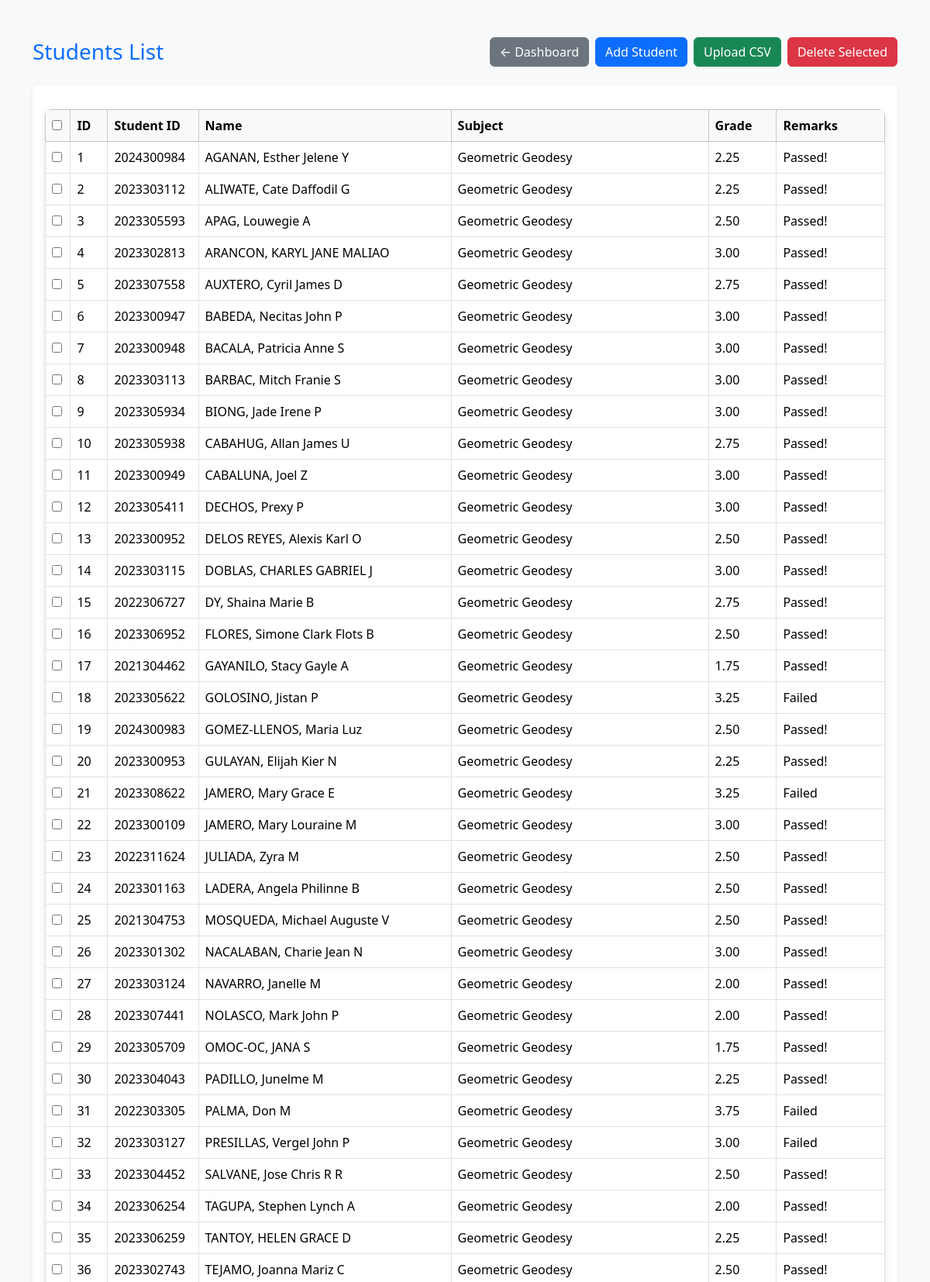
/dashboard/instructor/students (signed in, upper part), run on the app's committed database.
### app.py (models this page shows)
class Student(db.Model):
    id = db.Column(db.Integer, primary_key=True)
    student_id = db.Column(db.String(20), nullable=False)
    name = db.Column(db.String(100), nullable=False)
    subject = db.Column(db.String(50))
    grade = db.Column(db.String(10))
    remarks = db.Column(db.String(200))

### app.py (the view)
@app.route('/dashboard/admin/students')
@app.route('/dashboard/instructor/students')
@login_required(role=['Admin','Instructor'])
def view_students():
    students = Student.query.all()
    return render_template('students.html', students=students)

### app.py (called while the page is built)
def login_required(role=None):
    def decorator(f):
        @wraps(f)
        def decorated_function(*args, **kwargs):
            if 'user_id' not in session:
                flash("Please log in first.", "danger")
                return redirect(url_for('login'))
            if role and session.get('role') not in (role if isinstance(role, list) else [role]):
                flash("Access denied.", "danger")
                return redirect(url_for('login'))
            return f(*args, **kwargs)
        return decorated_function
    return decorator

### templates/students.html (shortened to what this page needs)
<!DOCTYPE html>
<html lang="en">
<head>
<link href="https://cdn.jsdelivr.net/npm/bootstrap@5.3.3/dist/css/bootstrap.min.css" rel="stylesheet">
<link rel="stylesheet" href="{{ url_for('static', filename='css/style.css') }}">
</head>
<body class="bg-light">
<div class="container mt-5">
    <div class="d-flex flex-wrap align-items-center justify-content-between mb-4">
        <h3 class="text-primary mb-2 mb-md-0">Students List</h3>
        <div class="d-flex flex-wrap gap-2">
            <a href="{% if session['role'] == 'Admin' %}{{ url_for('dashboard_admin') }}
                     {% elif session['role'] == 'Instructor' %}{{ url_for('dashboard_instructor') }}
                     {% else %}{{ url_for('dashboard_student') }}{% endif %}"
              class="btn btn-secondary">← Dashboard</a>
            {% if session['role'] in ['Admin', 'Instructor'] %}
                <a href="{{ url_for('add_student') }}" class="btn btn-primary">Add Student</a>
                <a href="{{ url_for('upload_students') }}" class="btn btn-success">Upload CSV</a>
                <button type="button" class="btn btn-danger" id="delete-selected" data-bs-toggle="modal" data-bs-target="#confirmDeleteModal">
                    Delete Selected
                </button>
            {% endif %}
        </div>
    </div>
    <form method="POST" action="{{ url_for('bulk_delete_students') }}" id="bulk-delete-form">
        <div class="table-responsive shadow-sm bg-white p-3 rounded">
            <table class="table table-bordered table-hover align-middle mb-0">
                <thead class="table-light">
                    <tr>
                        <th><input type="checkbox" id="select-all"></th>
                        <th>ID</th>
                        <th>Student ID</th>
                        <th>Name</th>
                        <th>Subject</th>
                        <th>Grade</th>
                        <th>Remarks</th>
                    </tr>
                </thead>
                <tbody>
                    {% for student in students %}
                    <tr>
                        <td><input type="checkbox" name="student_ids" value="{{ student.id }}"></td>
                        <td>{{ student.id }}</td>
                        <td>{{ student.student_id }}</td>
                        <td>{{ student.name }}</td>
                        <td>{{ student.subject }}</td>
                        <td>{{ student.grade }}</td>
                        <td>{{ student.remarks }}</td>
                    </tr>
                    {% else %}
                    <tr>
                        <td colspan="7" class="text-center">No students found.</td>
                    </tr>
                    {% endfor %}
                </tbody>
            </table>
        </div>
    </form>
</div>
</body>
</html>

### static/css/style.css (style rules this page uses)
#delete-selected { transition: background-color 0.3s, transform 0.2s; }
.table { border-radius: 8px; overflow: hidden; box-shadow: 0 2px 8px rgba(0,0,0,0.1); }
.table { margin-top: 15px; }

### data on the page
Student: id "1", student_id "2024300984", name "AGANAN, Esther Jelene Y", subject "Geometric Geodesy", grade "2.25", remarks "Passed!"
Student: id "2", student_id "2023303112", name "ALIWATE, Cate Daffodil G", subject "Geometric Geodesy", grade "2.25", remarks "Passed!"
Student: id "3", student_id "2023305593", name "APAG, Louwegie A", subject "Geometric Geodesy", grade "2.50", remarks "Passed!"
Student: id "4", student_id "2023302813", name "ARANCON, KARYL JANE MALIAO", subject "Geometric Geodesy", grade "3.00", remarks "Passed!"
Student: id "5", student_id "2023307558", name "AUXTERO, Cyril James D", subject "Geometric Geodesy", grade "2.75", remarks "Passed!"
Student: id "6", student_id "2023300947", name "BABEDA, Necitas John P", subject "Geometric Geodesy", grade "3.00", remarks "Passed!"
Student: id "7", student_id "2023300948", name "BACALA, Patricia Anne S", subject "Geometric Geodesy", grade "3.00", remarks "Passed!"
Student: id "8", student_id "2023303113", name "BARBAC, Mitch Franie S", subject "Geometric Geodesy", grade "3.00", remarks "Passed!"
Student: id "9", student_id "2023305934", name "BIONG, Jade Irene P", subject "Geometric Geodesy", grade "3.00", remarks "Passed!"
Student: id "10", student_id "2023305938", name "CABAHUG, Allan James U", subject "Geometric Geodesy", grade "2.75", remarks "Passed!"
Student: id "11", student_id "2023300949", name "CABALUNA, Joel Z", subject "Geometric Geodesy", grade "3.00", remarks "Passed!"
Student: id "12", student_id "2023305411", name "DECHOS, Prexy P", subject "Geometric Geodesy", grade "3.00", remarks "Passed!"
Student: id "13", student_id "2023300952", name "DELOS REYES, Alexis Karl O", subject "Geometric Geodesy", grade "2.50", remarks "Passed!"
Student: id "14", student_id "2023303115", name "DOBLAS, CHARLES GABRIEL J", subject "Geometric Geodesy", grade "3.00", remarks "Passed!"
Student: id "15", student_id "2022306727", name "DY, Shaina Marie B", subject "Geometric Geodesy", grade "2.75", remarks "Passed!"
Student: id "16", student_id "2023306952", name "FLORES, Simone Clark Flots B", subject "Geometric Geodesy", grade "2.50", remarks "Passed!"
Student: id "17", student_id "2021304462", name "GAYANILO, Stacy Gayle A", subject "Geometric Geodesy", grade "1.75", remarks "Passed!"
Student: id "18", student_id "2023305622", name "GOLOSINO, Jistan P", subject "Geometric Geodesy", grade "3.25", remarks "Failed"
Student: id "19", student_id "2024300983", name "GOMEZ-LLENOS, Maria Luz", subject "Geometric Geodesy", grade "2.50", remarks "Passed!"
Student: id "20", student_id "2023300953", name "GULAYAN, Elijah Kier N", subject "Geometric Geodesy", grade "2.25", remarks "Passed!"
Student: id "21", student_id "2023308622", name "JAMERO, Mary Grace E", subject "Geometric Geodesy", grade "3.25", remarks "Failed"
Student: id "22", student_id "2023300109", name "JAMERO, Mary Louraine M", subject "Geometric Geodesy", grade "3.00", remarks "Passed!"
Student: id "23", student_id "2022311624", name "JULIADA, Zyra M", subject "Geometric Geodesy", grade "2.50", remarks "Passed!"
Student: id "24", student_id "2023301163", name "LADERA, Angela Philinne B", subject "Geometric Geodesy", grade "2.50", remarks "Passed!"
Student: id "25", student_id "2021304753", name "MOSQUEDA, Michael Auguste V", subject "Geometric Geodesy", grade "2.50", remarks "Passed!"
Student: id "26", student_id "2023301302", name "NACALABAN, Charie Jean N", subject "Geometric Geodesy", grade "3.00", remarks "Passed!"
Student: id "27", student_id "2023303124", name "NAVARRO, Janelle M", subject "Geometric Geodesy", grade "2.00", remarks "Passed!"
Student: id "28", student_id "2023307441", name "NOLASCO, Mark John P", subject "Geometric Geodesy", grade "2.00", remarks "Passed!"
Student: id "29", student_id "2023305709", name "OMOC-OC, JANA S", subject "Geometric Geodesy", grade "1.75", remarks "Passed!"
Student: id "30", student_id "2023304043", name "PADILLO, Junelme M", subject "Geometric Geodesy", grade "2.25", remarks "Passed!"
Student: id "31", student_id "2022303305", name "PALMA, Don M", subject "Geometric Geodesy", grade "3.75", remarks "Failed"
Student: id "32", student_id "2023303127", name "PRESILLAS, Vergel John P", subject "Geometric Geodesy", grade "3.00", remarks "Failed"
Student: id "33", student_id "2023304452", name "SALVANE, Jose Chris R R", subject "Geometric Geodesy", grade "2.50", remarks "Passed!"
Student: id "34", student_id "2023306254", name "TAGUPA, Stephen Lynch A", subject "Geometric Geodesy", grade "2.00", remarks "Passed!"
Student: id "35", student_id "2023306259", name "TANTOY, HELEN GRACE D", subject "Geometric Geodesy", grade "2.25", remarks "Passed!"
Student: id "36", student_id "2023302743", name "TEJAMO, Joanna Mariz C", subject "Geometric Geodesy", grade "2.50", remarks "Passed!"
